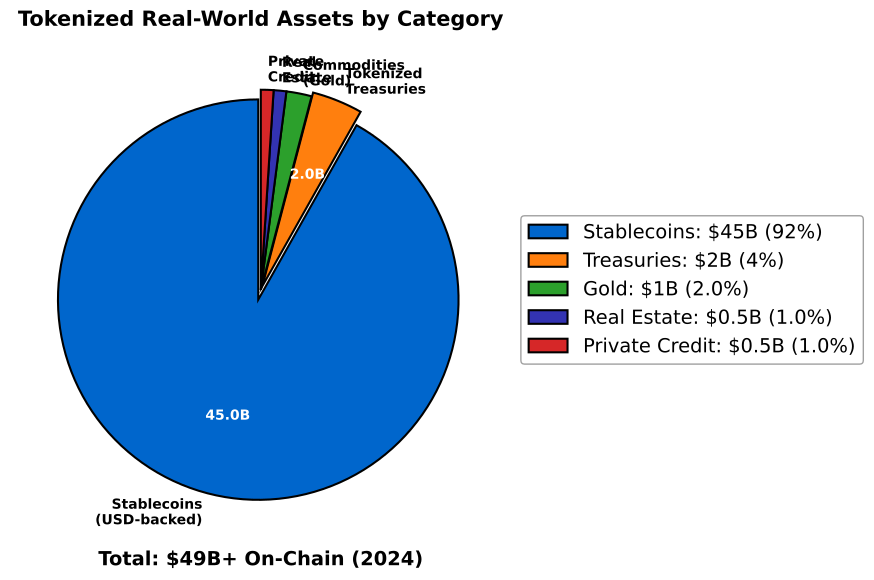

Generate this figure with Python:
"""
RWA Asset Class Breakdown (2024)
Pie chart showing current tokenized asset distribution
"""

import matplotlib.pyplot as plt
from pathlib import Path

CHART_METADATA = {
    'title': 'RWA Asset Breakdown',
    'url': 'https://github.com/Digital-AI-Finance/Blockchain_Crypto/tree/main/Module_C_NFTs_Digital_Assets/L27_RWA_Tokenization/charts/06_rwa_asset_breakdown'
}

plt.rcParams.update({
    'font.size': 14,
    'axes.labelsize': 14,
    'axes.titlesize': 16,
    'xtick.labelsize': 12,
    'ytick.labelsize': 12,
    'legend.fontsize': 12,
    'figure.figsize': (10, 6),
    'figure.dpi': 150
})

MLPURPLE = '#3333B2'
MLBLUE = '#0066CC'
MLORANGE = '#FF7F0E'
MLGREEN = '#2CA02C'
MLRED = '#D62728'

fig, ax = plt.subplots(figsize=(10, 6))

# Asset class breakdown (current 2024, billions USD)
labels = ['Stablecoins\n(USD-backed)', 'Tokenized\nTreasuries', 'Commodities\n(Gold)', 'Real\nEstate', 'Private\nCredit']
sizes = [45, 2, 1, 0.5, 0.5]  # Billions USD
colors = [MLBLUE, MLORANGE, MLGREEN, MLPURPLE, MLRED]
explode = (0.05, 0.02, 0, 0, 0)

wedges, texts, autotexts = ax.pie(sizes, explode=explode, labels=labels, colors=colors,
                                   autopct=lambda p: f'{p*sum(sizes)/100:.1f}B' if p > 3 else '',
                                   startangle=90,
                                   textprops={'fontsize': 10, 'fontweight': 'bold'},
                                   wedgeprops={'edgecolor': 'black', 'linewidth': 1.5})

# Make text readable
for autotext in autotexts:
    autotext.set_color('white')
    autotext.set_fontsize(10)

# Legend with percentages
legend_labels = [
    f'Stablecoins: ${sizes[0]}B ({sizes[0]/sum(sizes)*100:.0f}%)',
    f'Treasuries: ${sizes[1]}B ({sizes[1]/sum(sizes)*100:.0f}%)',
    f'Gold: ${sizes[2]}B ({sizes[2]/sum(sizes)*100:.1f}%)',
    f'Real Estate: ${sizes[3]}B ({sizes[3]/sum(sizes)*100:.1f}%)',
    f'Private Credit: ${sizes[4]}B ({sizes[4]/sum(sizes)*100:.1f}%)',
]

ax.legend(wedges, legend_labels, loc='center left', bbox_to_anchor=(1, 0.5),
          fontsize=14, frameon=True, facecolor='white', edgecolor='#888')

# Total annotation
ax.text(0.5, -0.05, f'Total: ${sum(sizes):.0f}B+ On-Chain (2024)',
        transform=ax.transAxes, ha='center', fontsize=14, fontweight='bold')

ax.set_title('Tokenized Real-World Assets by Category', fontweight='bold', fontsize=15, pad=10)
plt.tight_layout()

output_path = Path(__file__).parent / 'chart.pdf'
plt.savefig(output_path, bbox_inches='tight', dpi=300)
print(f"Chart saved to: {output_path.absolute()}")
plt.close()
